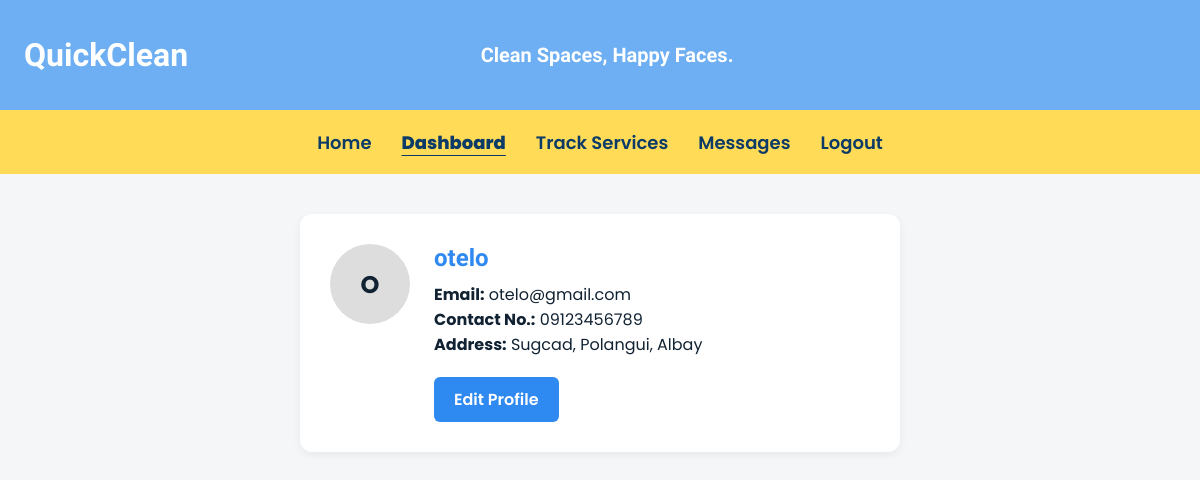
Page /User/user_page.php (signed in) on the committed database.
### tables this page shows
CREATE TABLE `user` (
  `user_id` int(11) NOT NULL,
  `name` varchar(50) NOT NULL,
  `email` varchar(50) NOT NULL,
  `password` varchar(255) NOT NULL,
  `profile_pic` varchar(255) NOT NULL,
  `address` varchar(100) DEFAULT NULL,
  `contact_num` varchar(50) DEFAULT NULL,
  `role` enum('admin','customer','cleaner','') NOT NULL,
  `date_created` timestamp NOT NULL DEFAULT current_timestamp(),
  `last_updated` timestamp NOT NULL DEFAULT current_timestamp() ON UPDATE current_timestamp()
);

### User/user_page.php (the view, shortened to what this page needs)
<?php
$host = "localhost";
$user = "root";
$pass = "";
$db   = "quickclean";
$conn = mysqli_connect($host, $user, $pass, $db);
$user_id = $_SESSION['user_id'];
$stmt = $conn->prepare("SELECT user_id, name, email, address, contact_num, profile_pic FROM user WHERE user_id = ?");
$stmt->bind_param("i", $user_id);
$stmt->execute();
$user = $stmt->get_result()->fetch_assoc();
?>
<!DOCTYPE html>
<html lang="en">
<head>
</head>
<body>
<header class="site-header">
  <div class="header-inner">
    <div class="logo-text">QuickClean</div>
    <div class="tagline">Clean Spaces, Happy Faces.</div>
  </div>
</header>
<nav class="nav-bar">
  <ul class="nav-list">
    <li><a href="customer-home.php" class="nav-link">Home</a></li>
    <li><a href="user_page.php" class="nav-link active">Dashboard</a></li>
    <li><a href="tracking.php" class="nav-link">Track Services</a></li>
    <li><a href="messages.php" class="nav-link">Messages</a></li>
    <li><a href="logout.php" class="nav-link">Logout</a></li>
  </ul>
</nav>
<div class="wrap">
  <div class="profile">
    <div class="avatar">
      <?php
        if (!empty($user['profile_pic']) && file_exists("uploads/".$user['profile_pic'])) {
            echo '<img src="uploads/'.htmlspecialchars($user['profile_pic']).'" style="width:100%;height:100%;object-fit:cover;">';
        } else {
            echo strtoupper(substr($user['name'] ?? 'U',0,1));
        }
      ?>
    </div>
    <div>
      <h2 class="dashboard-title"><?php echo htmlspecialchars($user['name']); ?></h2>
      <div><strong>Email:</strong> <?php echo htmlspecialchars($user['email']); ?></div>
      <div><strong>Contact No.:</strong> <?php echo htmlspecialchars($user['contact_num']); ?></div>
      <div><strong>Address:</strong> <?php echo htmlspecialchars($user['address']); ?></div>
      <a href="edit_profile.php" class="edit-btn">Edit Profile</a>
    </div>
  </div>
</div>
</body>
</html>

### User/user_page.php (style rules this page uses)
:root { --brand-blue: #6DAFF2; --nav-yellow: #FFDB58; --text-blue: #2E89F0; --header-height: 110px; --nav-height: 64px; --max-content-width: 1360px; }
* { box-sizing: border-box; }
body { font-family:"Poppins",sans-serif; background:#f4f6f8; margin:0; color:#123; }
.site-header { background:var(--brand-blue); height:var(--header-height); display:flex; align-items:center; }
.header-inner { width:100%; max-width:var(--max-content-width); margin:0 auto; display:flex; align-items:center; justify-content:space-between; padding:12px 24px; }
.logo-text { font-family:'Baloo 2'; font-size:32px; color:white; font-weight:800; min-width:150px; }
.tagline { font-family:'Baloo 2'; color:#fff; font-weight:600; font-size:20px; flex-grow:1; text-align:center; padding:0 20px; }
.nav-bar { background:var(--nav-yellow); height:var(--nav-height); display:flex; align-items:center; }
.nav-list { display:flex; justify-content:center; gap:30px; list-style:none; width:100%; margin:0; padding:0; }
.nav-link { color:#0b3b66; text-decoration:none; font-weight:600; font-size:18px; }
.nav-link.active { text-decoration:underline; text-underline-offset:6px; font-weight:800; }
.wrap { max-width:600px; margin:40px auto; padding:30px; background:#fff; border-radius:12px; box-shadow:0 3px 8px rgba(0,0,0,0.06); }
.profile { display:flex; gap:24px; align-items:flex-start; }
.avatar { width:80px; height:80px; border-radius:50%; background:#ddd; display:flex; justify-content:center; align-items:center; font-weight:700; font-size:24px; overflow:hidden; }
.dashboard-title { font-family:"Baloo 2"; color:var(--text-blue); margin:0 0 10px 0; }
.edit-btn { margin-top:20px; padding:10px 20px; background:var(--text-blue); color:#fff; border:none; border-radius:6px; cursor:pointer; font-weight:600; text-decoration:none; display:inline-block; transition: background 0.2s; }

### rows in the picture
user: name "O", name "otelo", email "otelo@gmail.com", contact_num "09123456789", address "Sugcad, Polangui, Albay"
